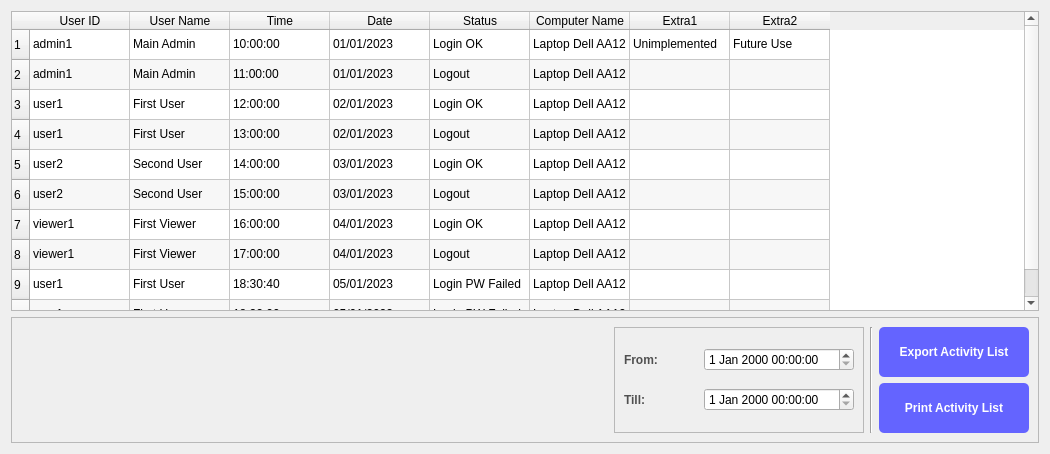
     <widget class="QWidget" name="tabActivity">
      <attribute name="title">
       <string>Audit Activity</string>
      </attribute>
      <layout class="QVBoxLayout" name="verticalLayout_7">
       <item>
        <widget class="QTableWidget" name="tableAdminPanel_LoginList_2">
         <property name="minimumSize">
          <size>
           <width>950</width>
           <height>300</height>
          </size>
         </property>
         <property name="maximumSize">
          <size>
           <width>16777215</width>
           <height>600</height>
          </size>
         </property>
         <property name="frameShape">
          <enum>QFrame::StyledPanel</enum>
         </property>
         <property name="frameShadow">
          <enum>QFrame::Sunken</enum>
         </property>
         <property name="lineWidth">
          <number>0</number>
         </property>
         <property name="midLineWidth">
          <number>3</number>
         </property>
         <property name="alternatingRowColors">
          <bool>true</bool>
         </property>
         <property name="sortingEnabled">
          <bool>true</bool>
         </property>
         <row>
          <property name="text">
           <string>1</string>
          </property>
         </row>
         <row>
          <property name="text">
           <string>2</string>
          </property>
         </row>
         <row>
          <property name="text">
           <string>3</string>
          </property>
         </row>
         <row>
          <property name="text">
           <string>4</string>
          </property>
         </row>
         <row>
          <property name="text">
           <string>5</string>
          </property>
         </row>
         <row>
          <property name="text">
           <string>6</string>
          </property>
         </row>
         <row>
          <property name="text">
           <string>7</string>
          </property>
         </row>
         <row>
          <property name="text">
           <string>8</string>
          </property>
         </row>
         <row>
          <property name="text">
           <string>9</string>
          </property>
         </row>
         <row>
          <property name="text">
           <string>10</string>
          </property>
         </row>
         <column>
          <property name="text">
           <string>User ID</string>
          </property>
         </column>
         <column>
          <property name="text">
           <string>User Name</string>
          </property>
         </column>
         <column>
          <property name="text">
           <string>Time</string>
          </property>
         </column>
         <column>
          <property name="text">
           <string>Date</string>
          </property>
         </column>
         <column>
          <property name="text">
           <string>Status</string>
          </property>
         </column>
         <column>
          <property name="text">
           <string>Computer Name</string>
          </property>
         </column>
         <column>
          <property name="text">
           <string>Extra1</string>
          </property>
         </column>
         <column>
          <property name="text">
           <string>Extra2</string>
          </property>
         </column>
         <item row="0" column="0">
          <property name="text">
           <string>admin1</string>
          </property>
         </item>
         <item row="0" column="1">
          <property name="text">
           <string>Main Admin</string>
          </property>
         </item>
         <item row="0" column="2">
          <property name="text">
           <string>10:00:00</string>
          </property>
         </item>
         <item row="0" column="3">
          <property name="text">
           <string>01/01/2023</string>
          </property>
         </item>
         <item row="0" column="4">
          <property name="text">
           <string>Login OK</string>
          </property>
         </item>
         <item row="0" column="5">
          <property name="text">
           <string>Laptop Dell AA12</string>
          </property>
         </item>
         <item row="0" column="6">
          <property name="text">
           <string>Unimplemented</string>
          </property>
         </item>
         <item row="0" column="7">
          <property name="text">
           <string>Future Use</string>
          </property>
         </item>
         <item row="1" column="0">
          <property name="text">
           <string>admin1</string>
          </property>
         </item>
         <item row="1" column="1">
          <property name="text">
           <string>Main Admin</string>
          </property>
         </item>
         <item row="1" column="2">
          <property name="text">
           <string>11:00:00</string>
          </property>
         </item>
         <item row="1" column="3">
          <property name="text">
           <string>01/01/2023</string>
          </property>
         </item>
         <item row="1" column="4">
          <property name="text">
           <string>Logout</string>
          </property>
         </item>
         <item row="1" column="5">
          <property name="text">
           <string>Laptop Dell AA12</string>
          </property>
         </item>
         <item row="2" column="0">
          <property name="text">
           <string>user1</string>
          </property>
         </item>
         <item row="2" column="1">
          <property name="text">
           <string>First User</string>
          </property>
         </item>
         <item row="2" column="2">
          <property name="text">
           <string>12:00:00</string>
          </property>
         </item>
         <item row="2" column="3">
          <property name="text">
           <string>02/01/2023 </string>
          </property>
         </item>
         <item row="2" column="4">
          <property name="text">
           <string>Login OK</string>
          </property>
         </item>
         <item row="2" column="5">
          <property name="text">
           <string>Laptop Dell AA12</string>
          </property>
         </item>
         <item row="3" column="0">
          <property name="text">
           <string>user1</string>
          </property>
         </item>
         <item row="3" column="1">
          <property name="text">
           <string>First User</string>
          </property>
         </item>
         <item row="3" column="2">
          <property name="text">
           <string>13:00:00</string>
          </property>
         </item>
         <item row="3" column="3">
          <property name="text">
           <string>02/01/2023 </string>
          </property>
         </item>
         <item row="3" column="4">
          <property name="text">
           <string>Logout</string>
          </property>
         </item>
         <item row="3" column="5">
          <property name="text">
           <string>Laptop Dell AA12</string>
          </property>
         </item>
         <item row="3" column="6">
          <property name="text">
           <string/>
          </property>
         </item>
         <item row="4" column="0">
          <property name="text">
           <string>user2</string>
          </property>
         </item>
         <item row="4" column="1">
          <property name="text">
           <string>Second User</string>
          </property>
         </item>
         <item row="4" column="2">
          <property name="text">
           <string>14:00:00</string>
          </property>
         </item>
         <item row="4" column="3">
          <property name="text">
           <string>03/01/2023 </string>
          </property>
         </item>
         <item row="4" column="4">
          <property name="text">
           <string>Login OK</string>
          </property>
         </item>
         <item row="4" column="5">
          <property name="text">
           <string>Laptop Dell AA12</string>
          </property>
         </item>
         <item row="5" column="0">
          <property name="text">
           <string>user2</string>
          </property>
         </item>
         <item row="5" column="1">
          <property name="text">
           <string>Second User</string>
          </property>
         </item>
         <item row="5" column="2">
          <property name="text">
           <string>15:00:00</string>
          </property>
         </item>
         <item row="5" column="3">
          <property name="text">
           <string>03/01/2023 </string>
          </property>
         </item>
         <item row="5" column="4">
          <property name="text">
           <string>Logout</string>
          </property>
         </item>
         <item row="5" column="5">
          <property name="text">
           <string>Laptop Dell AA12</string>
          </property>
         </item>
         <item row="6" column="0">
          <property name="text">
           <string>viewer1</string>
          </property>
         </item>
         <item row="6" column="1">
          <property name="text">
           <string>First Viewer</string>
          </property>
         </item>
         <item row="6" column="2">
          <property name="text">
           <string>16:00:00</string>
          </property>
         </item>
         <item row="6" column="3">
          <property name="text">
           <string>04/01/2023 </string>
          </property>
         </item>
         <item row="6" column="4">
          <property name="text">
           <string>Login OK</string>
          </property>
         </item>
         <item row="6" column="5">
          <property name="text">
           <string>Laptop Dell AA12</string>
          </property>
         </item>
         <item row="7" column="0">
          <property name="text">
           <string>viewer1</string>
          </property>
         </item>
         <item row="7" column="1">
          <property name="text">
           <string>First Viewer</string>
          </property>
         </item>
         <item row="7" column="2">
          <property name="text">
           <string>17:00:00</string>
          </property>
         </item>
         <item row="7" column="3">
          <property name="text">
           <string>04/01/2023</string>
          </property>
         </item>
         <item row="7" column="4">
          <property name="text">
           <string>Logout</string>
          </property>
         </item>
         <item row="7" column="5">
          <property name="text">
           <string>Laptop Dell AA12</string>
          </property>
         </item>
         <item row="8" column="0">
          <property name="text">
           <string>user1</string>
          </property>
         </item>
         <item row="8" column="1">
          <property name="text">
           <string>First User</string>
          </property>
         </item>
         <item row="8" column="2">
          <property name="text">
           <string>18:30:40</string>
          </property>
         </item>
         <item row="8" column="3">
          <property name="text">
           <string>05/01/2023 </string>
          </property>
         </item>
         <item row="8" column="4">
          <property name="text">
           <string>Login PW Failed</string>
          </property>
         </item>
         <item row="8" column="5">
          <property name="text">
           <string>Laptop Dell AA12</string>
          </property>
         </item>
         <item row="9" column="0">
          <property name="text">
           <string>user1</string>
          </property>
         </item>
         <item row="9" column="1">
          <property name="text">
           <string>First User</string>
          </property>
         </item>
         <item row="9" column="2">
          <property name="text">
           <string>18:32:00</string>
          </property>
         </item>
         <item row="9" column="3">
          <property name="text">
           <string>05/01/2023 </string>
          </property>
         </item>
         <item row="9" column="4">
          <property name="text">
           <string>Login PW Failed</string>
          </property>
         </item>
         <item row="9" column="5">
          <property name="text">
           <string>Laptop Dell AA12</string>
          </property>
         </item>
        </widget>
       </item>
       <item>
        <widget class="QFrame" name="frame_3">
         <property name="frameShape">
          <enum>QFrame::StyledPanel</enum>
         </property>
         <property name="frameShadow">
          <enum>QFrame::Raised</enum>
         </property>
         <layout class="QHBoxLayout" name="horizontalLayout_10">
          <item>
           <spacer name="horizontalSpacer_9">
            <property name="orientation">
             <enum>Qt::Horizontal</enum>
            </property>
            <property name="sizeHint" stdset="0">
             <size>
              <width>593</width>
              <height>20</height>
             </size>
            </property>
           </spacer>
          </item>
          <item>
           <widget class="QFrame" name="frame_4">
            <property name="minimumSize">
             <size>
              <width>250</width>
              <height>0</height>
             </size>
            </property>
            <property name="maximumSize">
             <size>
              <width>250</width>
              <height>16777215</height>
             </size>
            </property>
            <property name="frameShape">
             <enum>QFrame::StyledPanel</enum>
            </property>
            <property name="frameShadow">
             <enum>QFrame::Raised</enum>
            </property>
            <layout class="QVBoxLayout" name="verticalLayout_11">
             <item>
              <layout class="QHBoxLayout" name="horizontalLayout_8">
               <item>
                <widget class="QLabel" name="label_6">
                 <property name="styleSheet">
                  <string notr="true">QLabel{	
color:rgb(80, 80, 80);
font: 9pt &quot;Segoe UI&quot;;
font: bold;
}</string>
                 </property>
                 <property name="text">
                  <string>From:</string>
                 </property>
                </widget>
               </item>
               <item>
                <spacer name="horizontalSpacer_7">
                 <property name="orientation">
                  <enum>Qt::Horizontal</enum>
                 </property>
                 <property name="sizeHint" stdset="0">
                  <size>
                   <width>28</width>
                   <height>20</height>
                  </size>
                 </property>
                </spacer>
               </item>
               <item>
                <widget class="QDateTimeEdit" name="dateTimeAdminPanel_ActivityFrom">
                 <property name="minimumSize">
                  <size>
                   <width>150</width>
                   <height>0</height>
                  </size>
                 </property>
                 <property name="maximumSize">
                  <size>
                   <width>150</width>
                   <height>16777215</height>
                  </size>
                 </property>
                </widget>
               </item>
              </layout>
             </item>
             <item>
              <layout class="QHBoxLayout" name="horizontalLayout_9">
               <item>
                <widget class="QLabel" name="label_7">
                 <property name="styleSheet">
                  <string notr="true">QLabel{	
color:rgb(80, 80, 80);
font: 9pt &quot;Segoe UI&quot;;
font: bold;
}</string>
                 </property>
                 <property name="text">
                  <string>Till:</string>
                 </property>
                </widget>
               </item>
               <item>
                <spacer name="horizontalSpacer_8">
                 <property name="orientation">
                  <enum>Qt::Horizontal</enum>
                 </property>
                 <property name="sizeHint" stdset="0">
                  <size>
                   <width>28</width>
                   <height>20</height>
                  </size>
                 </property>
                </spacer>
               </item>
               <item>
                <widget class="QDateTimeEdit" name="dateTimeAdminPanel_ActivityTill">
                 <property name="minimumSize">
                  <size>
                   <width>150</width>
                   <height>0</height>
                  </size>
                 </property>
                 <property name="maximumSize">
                  <size>
                   <width>150</width>
                   <height>16777215</height>
                  </size>
                 </property>
                </widget>
               </item>
              </layout>
             </item>
            </layout>
           </widget>
          </item>
          <item>
           <widget class="Line" name="line_2">
            <property name="orientation">
             <enum>Qt::Vertical</enum>
            </property>
           </widget>
          </item>
          <item>
           <layout class="QVBoxLayout" name="verticalLayout_10">
            <item>
             <widget class="QPushButton" name="buttonAdminPanel_ExportLoginList_2">
              <property name="minimumSize">
               <size>
                <width>150</width>
                <height>50</height>
               </size>
              </property>
              <property name="maximumSize">
               <size>
                <width>16777215</width>
                <height>50</height>
               </size>
              </property>
              <property name="styleSheet">
               <string notr="true">QPushButton{	
background-color : rgb(100, 100, 255);
color:rgb(255, 255, 255);
font: 11pt &quot;Segoe UI&quot;;
font: bold;
border-radius: 5px;}

QPushButton::pressed{background-color :rgb(50, 50,50);}</string>
              </property>
              <property name="text">
               <string>Export Activity List</string>
              </property>
             </widget>
            </item>
            <item>
             <widget class="QPushButton" name="buttonAdminPanel_PrintLoginList_2">
              <property name="minimumSize">
               <size>
                <width>150</width>
                <height>50</height>
               </size>
              </property>
              <property name="maximumSize">
               <size>
                <width>16777215</width>
                <height>50</height>
               </size>
              </property>
              <property name="styleSheet">
               <string notr="true">QPushButton{	
background-color : rgb(100, 100, 255);
color:rgb(255, 255, 255);
font: 11pt &quot;Segoe UI&quot;;
font: bold;
border-radius: 5px;}

QPushButton::pressed{background-color :rgb(50, 50,50);}</string>
              </property>
              <property name="text">
               <string>Print Activity List</string>
              </property>
             </widget>
            </item>
           </layout>
          </item>
         </layout>
        </widget>
       </item>
      </layout>
     </widget>
